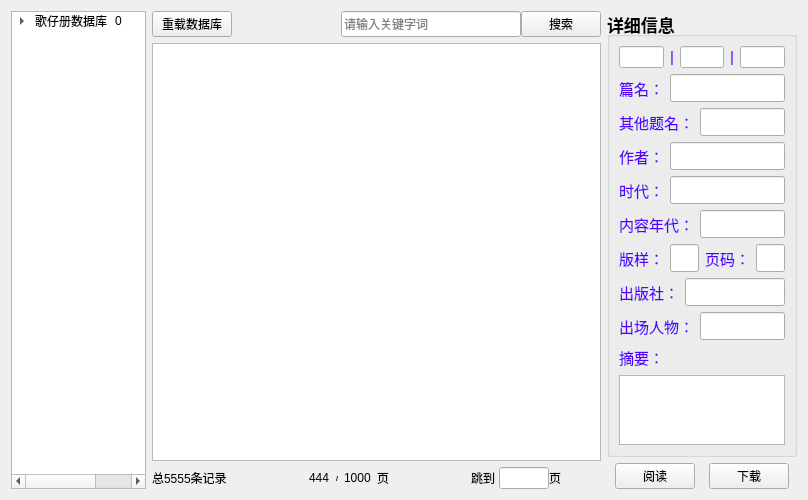
<?xml version="1.0" encoding="UTF-8"?>
<ui version="4.0">
 <class>SongListWidget</class>
 <widget class="QWidget" name="SongListWidget">
  <property name="geometry">
   <rect>
    <x>0</x>
    <y>0</y>
    <width>808</width>
    <height>462</height>
   </rect>
  </property>
  <property name="font">
   <font>
    <pointsize>9</pointsize>
   </font>
  </property>
  <property name="windowTitle">
   <string>Form</string>
  </property>
  <layout class="QHBoxLayout" name="horizontalLayout_20" stretch="3,10,4">
   <item>
    <widget class="QTreeWidget" name="treeWidgetClass">
     <property name="headerHidden">
      <bool>true</bool>
     </property>
     <column>
      <property name="text">
       <string>1</string>
      </property>
     </column>
     <column>
      <property name="text">
       <string>新建列</string>
      </property>
     </column>
     <item>
      <property name="text">
       <string>歌仔册数据库</string>
      </property>
      <property name="text">
       <string>0</string>
      </property>
      <item>
       <property name="text">
        <string>褒歌</string>
       </property>
       <property name="text">
        <string>1</string>
       </property>
       <item>
        <property name="text">
         <string>百样花歌</string>
        </property>
        <property name="text">
         <string>11</string>
        </property>
       </item>
       <item>
        <property name="text">
         <string>落阴</string>
        </property>
        <property name="text">
         <string>12</string>
        </property>
       </item>
       <item>
        <property name="text">
         <string>清心</string>
        </property>
        <property name="text">
         <string>13</string>
        </property>
       </item>
       <item>
        <property name="text">
         <string>青暝缚脚</string>
        </property>
        <property name="text">
         <string>14</string>
        </property>
       </item>
       <item>
        <property name="text">
         <string>火车相褒</string>
        </property>
        <property name="text">
         <string>15</string>
        </property>
       </item>
       <item>
        <property name="text">
         <string>撞球</string>
        </property>
        <property name="text">
         <string>16</string>
        </property>
       </item>
       <item>
        <property name="text">
         <string>茶园</string>
        </property>
        <property name="text">
         <string>17</string>
        </property>
       </item>
       <item>
        <property name="text">
         <string>其他</string>
        </property>
        <property name="text">
         <string>18</string>
        </property>
       </item>
      </item>
      <item>
       <property name="text">
        <string>传统故事</string>
       </property>
       <property name="text">
        <string>2</string>
       </property>
       <item>
        <property name="text">
         <string>山伯英台</string>
        </property>
        <property name="text">
         <string>200</string>
        </property>
        <item>
         <property name="text">
          <string>出世</string>
         </property>
         <property name="text">
          <string>201</string>
         </property>
        </item>
        <item>
         <property name="text">
          <string>归天</string>
         </property>
         <property name="text">
          <string>202</string>
         </property>
        </item>
        <item>
         <property name="text">
          <string>留学</string>
         </property>
         <property name="text">
          <string>203</string>
         </property>
        </item>
        <item>
         <property name="text">
          <string>马家</string>
         </property>
         <property name="text">
          <string>204</string>
         </property>
        </item>
        <item>
         <property name="text">
          <string>三伯出山</string>
         </property>
         <property name="text">
          <string>205</string>
         </property>
        </item>
        <item>
         <property name="text">
          <string>三伯回阳回魂</string>
         </property>
         <property name="text">
          <string>206</string>
         </property>
        </item>
        <item>
         <property name="text">
          <string>三伯探英台</string>
         </property>
         <property name="text">
          <string>207</string>
         </property>
        </item>
        <item>
         <property name="text">
          <string>游地府</string>
         </property>
         <property name="text">
          <string>208</string>
         </property>
        </item>
        <item>
         <property name="text">
          <string>游西湖</string>
         </property>
         <property name="text">
          <string>209</string>
         </property>
        </item>
        <item>
         <property name="text">
          <string>纸歌</string>
         </property>
         <property name="text">
          <string>210</string>
         </property>
        </item>
        <item>
         <property name="text">
          <string>其他</string>
         </property>
         <property name="text">
          <string>211</string>
         </property>
        </item>
       </item>
       <item>
        <property name="text">
         <string>陈三五娘</string>
        </property>
        <property name="text">
         <string>20</string>
        </property>
       </item>
       <item>
        <property name="text">
         <string>刘廷英</string>
        </property>
        <property name="text">
         <string>21</string>
        </property>
       </item>
       <item>
        <property name="text">
         <string>孟姜女</string>
        </property>
        <property name="text">
         <string>22</string>
        </property>
       </item>
       <item>
        <property name="text">
         <string>斩太子</string>
        </property>
        <property name="text">
         <string>23</string>
        </property>
       </item>
       <item>
        <property name="text">
         <string>孟丽君</string>
        </property>
        <property name="text">
         <string>24</string>
        </property>
       </item>
       <item>
        <property name="text">
         <string>案件</string>
        </property>
        <property name="text">
         <string>25</string>
        </property>
       </item>
       <item>
        <property name="text">
         <string>零散的</string>
        </property>
        <property name="text">
         <string>26</string>
        </property>
       </item>
       <item>
        <property name="text">
         <string>三勇士</string>
        </property>
        <property name="text">
         <string>27</string>
        </property>
       </item>
       <item>
        <property name="text">
         <string>孙悟空</string>
        </property>
        <property name="text">
         <string>28</string>
        </property>
       </item>
       <item>
        <property name="text">
         <string>哪吒</string>
        </property>
        <property name="text">
         <string>29</string>
        </property>
       </item>
       <item>
        <property name="text">
         <string>白蛇故事</string>
        </property>
        <property name="text">
         <string>30</string>
        </property>
       </item>
       <item>
        <property name="text">
         <string>王昭君</string>
        </property>
        <property name="text">
         <string>31</string>
        </property>
       </item>
       <item>
        <property name="text">
         <string>玉堂春</string>
        </property>
        <property name="text">
         <string>32</string>
        </property>
       </item>
       <item>
        <property name="text">
         <string>玉环记</string>
        </property>
        <property name="text">
         <string>33</string>
        </property>
       </item>
       <item>
        <property name="text">
         <string>才子歌</string>
        </property>
        <property name="text">
         <string>34</string>
        </property>
       </item>
       <item>
        <property name="text">
         <string>橄榄记</string>
        </property>
        <property name="text">
         <string>35</string>
        </property>
       </item>
       <item>
        <property name="text">
         <string>大禹</string>
        </property>
        <property name="text">
         <string>36</string>
        </property>
       </item>
       <item>
        <property name="text">
         <string>卖油郎花魁女</string>
        </property>
        <property name="text">
         <string>37</string>
        </property>
       </item>
       <item>
        <property name="text">
         <string>最新玉杯记歌</string>
        </property>
        <property name="text">
         <string>38</string>
        </property>
       </item>
       <item>
        <property name="text">
         <string>包公</string>
        </property>
        <property name="text">
         <string>39</string>
        </property>
       </item>
       <item>
        <property name="text">
         <string>三国</string>
        </property>
        <property name="text">
         <string>40</string>
        </property>
       </item>
       <item>
        <property name="text">
         <string>月台梦</string>
        </property>
        <property name="text">
         <string>41</string>
        </property>
       </item>
       <item>
        <property name="text">
         <string>郑元和</string>
        </property>
        <property name="text">
         <string>42</string>
        </property>
       </item>
       <item>
        <property name="text">
         <string>朱买臣</string>
        </property>
        <property name="text">
         <string>43</string>
        </property>
       </item>
      </item>
      <item>
       <property name="text">
        <string>民间歌谣与民间传说故事</string>
       </property>
       <property name="text">
        <string>2</string>
       </property>
       <item>
        <property name="text">
         <string>死某歌</string>
        </property>
        <property name="text">
         <string>44</string>
        </property>
       </item>
       <item>
        <property name="text">
         <string>侥幸歌</string>
        </property>
        <property name="text">
         <string>45</string>
        </property>
       </item>
       <item>
        <property name="text">
         <string>手巾歌</string>
        </property>
        <property name="text">
         <string>46</string>
        </property>
       </item>
       <item>
        <property name="text">
         <string>雪梅思君</string>
        </property>
        <property name="text">
         <string>47</string>
        </property>
       </item>
       <item>
        <property name="text">
         <string>陈白笔</string>
        </property>
        <property name="text">
         <string>48</string>
        </property>
       </item>
       <item>
        <property name="text">
         <string>金姑看羊</string>
        </property>
        <property name="text">
         <string>49</string>
        </property>
       </item>
       <item>
        <property name="text">
         <string>番婆弄</string>
        </property>
        <property name="text">
         <string>50</string>
        </property>
       </item>
       <item>
        <property name="text">
         <string>梁士奇</string>
        </property>
        <property name="text">
         <string>51</string>
        </property>
       </item>
       <item>
        <property name="text">
         <string>桃花女</string>
        </property>
        <property name="text">
         <string>52</string>
        </property>
       </item>
       <item>
        <property name="text">
         <string>探娘探嫂探哥</string>
        </property>
        <property name="text">
         <string>53</string>
        </property>
       </item>
       <item>
        <property name="text">
         <string>十二碗菜</string>
        </property>
        <property name="text">
         <string>54</string>
        </property>
       </item>
       <item>
        <property name="text">
         <string>白贼七</string>
        </property>
        <property name="text">
         <string>55</string>
        </property>
       </item>
       <item>
        <property name="text">
         <string>其他</string>
        </property>
        <property name="text">
         <string>56</string>
        </property>
       </item>
      </item>
      <item>
       <property name="text">
        <string>劝世教化</string>
       </property>
       <property name="text">
        <string>3</string>
       </property>
       <item>
        <property name="text">
         <string>文明维新</string>
        </property>
        <property name="text">
         <string>57</string>
        </property>
       </item>
       <item>
        <property name="text">
         <string>地震水灾</string>
        </property>
        <property name="text">
         <string>58</string>
        </property>
       </item>
       <item>
        <property name="text">
         <string>商络</string>
        </property>
        <property name="text">
         <string>59</string>
        </property>
       </item>
       <item>
        <property name="text">
         <string>婚姻恋爱</string>
        </property>
        <property name="text">
         <string>60</string>
        </property>
       </item>
       <item>
        <property name="text">
         <string>劝世</string>
        </property>
        <property name="text">
         <string>61</string>
        </property>
       </item>
       <item>
        <property name="text">
         <string>鸦片</string>
        </property>
        <property name="text">
         <string>62</string>
        </property>
       </item>
       <item>
        <property name="text">
         <string>人心</string>
        </property>
        <property name="text">
         <string>63</string>
        </property>
       </item>
       <item>
        <property name="text">
         <string>游戏逍遥酒色花花世界</string>
        </property>
        <property name="text">
         <string>64</string>
        </property>
       </item>
       <item>
        <property name="text">
         <string>摇古歌</string>
        </property>
        <property name="text">
         <string>65</string>
        </property>
       </item>
       <item>
        <property name="text">
         <string>人之初</string>
        </property>
        <property name="text">
         <string>66</string>
        </property>
       </item>
       <item>
        <property name="text">
         <string>其他</string>
        </property>
        <property name="text">
         <string>67</string>
        </property>
       </item>
      </item>
      <item>
       <property name="text">
        <string>生活知识</string>
       </property>
       <property name="text">
        <string>4</string>
       </property>
       <item>
        <property name="text">
         <string>四民经济</string>
        </property>
        <property name="text">
         <string>68</string>
        </property>
       </item>
       <item>
        <property name="text">
         <string>其他</string>
        </property>
        <property name="text">
         <string>69</string>
        </property>
       </item>
      </item>
      <item>
       <property name="text">
        <string>时事新编</string>
       </property>
       <property name="text">
        <string>5</string>
       </property>
      </item>
      <item>
       <property name="text">
        <string>习俗趣味</string>
       </property>
       <property name="text">
        <string>6</string>
       </property>
       <item>
        <property name="text">
         <string>蚊子</string>
        </property>
        <property name="text">
         <string>70</string>
        </property>
       </item>
       <item>
        <property name="text">
         <string>三婿祝寿</string>
        </property>
        <property name="text">
         <string>71</string>
        </property>
       </item>
       <item>
        <property name="text">
         <string>乌猫</string>
        </property>
        <property name="text">
         <string>72</string>
        </property>
       </item>
      </item>
      <item>
       <property name="text">
        <string>叙情</string>
       </property>
       <property name="text">
        <string>7</string>
       </property>
       <item>
        <property name="text">
         <string>臭头娘子</string>
        </property>
        <property name="text">
         <string>73</string>
        </property>
       </item>
       <item>
        <property name="text">
         <string>白扇记</string>
        </property>
        <property name="text">
         <string>74</string>
        </property>
       </item>
       <item>
        <property name="text">
         <string>其他</string>
        </property>
        <property name="text">
         <string>75</string>
        </property>
       </item>
      </item>
      <item>
       <property name="text">
        <string>其他</string>
       </property>
       <property name="text">
        <string>8</string>
       </property>
       <item>
        <property name="text">
         <string>地理歌</string>
        </property>
        <property name="text">
         <string>76</string>
        </property>
       </item>
       <item>
        <property name="text">
         <string>日本话</string>
        </property>
        <property name="text">
         <string>77</string>
        </property>
       </item>
       <item>
        <property name="text">
         <string>电影荒江女侠</string>
        </property>
        <property name="text">
         <string>78</string>
        </property>
       </item>
       <item>
        <property name="text">
         <string>其他</string>
        </property>
        <property name="text">
         <string>79</string>
        </property>
       </item>
      </item>
     </item>
    </widget>
   </item>
   <item>
    <layout class="QVBoxLayout" name="verticalLayout">
     <item>
      <layout class="QHBoxLayout" name="horizontalLayout_7">
       <item>
        <widget class="QPushButton" name="pbnReload">
         <property name="text">
          <string>重载数据库</string>
         </property>
         <property name="icon">
          <iconset>
           <normalon>:/im/Reflash.png</normalon>
          </iconset>
         </property>
        </widget>
       </item>
       <item>
        <spacer name="horizontalSpacer_6">
         <property name="orientation">
          <enum>Qt::Horizontal</enum>
         </property>
         <property name="sizeHint" stdset="0">
          <size>
           <width>40</width>
           <height>20</height>
          </size>
         </property>
        </spacer>
       </item>
       <item>
        <layout class="QHBoxLayout" name="horizontalLayout_6">
         <property name="spacing">
          <number>0</number>
         </property>
         <item>
          <widget class="QLineEdit" name="lineEditKeyWorld">
           <property name="minimumSize">
            <size>
             <width>180</width>
             <height>24</height>
            </size>
           </property>
           <property name="maximumSize">
            <size>
             <width>16777215</width>
             <height>30</height>
            </size>
           </property>
           <property name="placeholderText">
            <string>请输入关键字词</string>
           </property>
          </widget>
         </item>
         <item>
          <widget class="QPushButton" name="pbnSearch">
           <property name="maximumSize">
            <size>
             <width>100</width>
             <height>30</height>
            </size>
           </property>
           <property name="text">
            <string>搜索</string>
           </property>
           <property name="icon">
            <iconset>
             <normalon>:/im/queryit.png</normalon>
            </iconset>
           </property>
          </widget>
         </item>
        </layout>
       </item>
      </layout>
     </item>
     <item>
      <widget class="QTableView" name="tableView"/>
     </item>
     <item>
      <layout class="QHBoxLayout" name="horizontalLayout_4">
       <item>
        <widget class="QLabel" name="labelTotalRecord">
         <property name="text">
          <string>总5555条记录</string>
         </property>
        </widget>
       </item>
       <item>
        <spacer name="horizontalSpacer">
         <property name="orientation">
          <enum>Qt::Horizontal</enum>
         </property>
         <property name="sizeHint" stdset="0">
          <size>
           <width>40</width>
           <height>20</height>
          </size>
         </property>
        </spacer>
       </item>
       <item>
        <layout class="QHBoxLayout" name="horizontalLayout_2">
         <item>
          <widget class="QPushButton" name="pbnUppage">
           <property name="text">
            <string/>
           </property>
           <property name="icon">
            <iconset>
             <normalon>:/im/PageUp.png</normalon>
            </iconset>
           </property>
           <property name="flat">
            <bool>true</bool>
           </property>
          </widget>
         </item>
         <item>
          <layout class="QHBoxLayout" name="horizontalLayout">
           <item>
            <widget class="QLabel" name="labelCurrentPage">
             <property name="text">
              <string>444</string>
             </property>
            </widget>
           </item>
           <item>
            <widget class="QLabel" name="label">
             <property name="font">
              <font>
               <pointsize>5</pointsize>
               <weight>75</weight>
               <bold>true</bold>
              </font>
             </property>
             <property name="text">
              <string>/</string>
             </property>
            </widget>
           </item>
           <item>
            <widget class="QLabel" name="labelPages">
             <property name="text">
              <string>1000</string>
             </property>
            </widget>
           </item>
           <item>
            <widget class="QLabel" name="label_2">
             <property name="text">
              <string>页</string>
             </property>
            </widget>
           </item>
          </layout>
         </item>
         <item>
          <widget class="QPushButton" name="pbnDownpage">
           <property name="text">
            <string/>
           </property>
           <property name="icon">
            <iconset>
             <normalon>:/im/PageDown.png</normalon>
            </iconset>
           </property>
           <property name="flat">
            <bool>true</bool>
           </property>
          </widget>
         </item>
        </layout>
       </item>
       <item>
        <spacer name="horizontalSpacer_2">
         <property name="orientation">
          <enum>Qt::Horizontal</enum>
         </property>
         <property name="sizeHint" stdset="0">
          <size>
           <width>40</width>
           <height>20</height>
          </size>
         </property>
        </spacer>
       </item>
       <item>
        <layout class="QHBoxLayout" name="horizontalLayout_3">
         <property name="spacing">
          <number>0</number>
         </property>
         <item>
          <widget class="QLabel" name="label_3">
           <property name="maximumSize">
            <size>
             <width>80</width>
             <height>16777215</height>
            </size>
           </property>
           <property name="text">
            <string>跳到 </string>
           </property>
          </widget>
         </item>
         <item>
          <widget class="QLineEdit" name="lineEditGotoPage">
           <property name="minimumSize">
            <size>
             <width>24</width>
             <height>0</height>
            </size>
           </property>
           <property name="maximumSize">
            <size>
             <width>60</width>
             <height>16777215</height>
            </size>
           </property>
           <property name="text">
            <string/>
           </property>
          </widget>
         </item>
         <item>
          <widget class="QLabel" name="label_4">
           <property name="maximumSize">
            <size>
             <width>40</width>
             <height>16777215</height>
            </size>
           </property>
           <property name="text">
            <string>页</string>
           </property>
          </widget>
         </item>
         <item>
          <widget class="QPushButton" name="pbnGotoPage">
           <property name="maximumSize">
            <size>
             <width>50</width>
             <height>16777215</height>
            </size>
           </property>
           <property name="text">
            <string/>
           </property>
           <property name="icon">
            <iconset>
             <normalon>:/im/Goto.png</normalon>
            </iconset>
           </property>
           <property name="flat">
            <bool>true</bool>
           </property>
          </widget>
         </item>
        </layout>
       </item>
      </layout>
     </item>
    </layout>
   </item>
   <item>
    <layout class="QVBoxLayout" name="verticalLayout_5">
     <item>
      <spacer name="verticalSpacer_2">
       <property name="orientation">
        <enum>Qt::Vertical</enum>
       </property>
       <property name="sizeHint" stdset="0">
        <size>
         <width>17</width>
         <height>13</height>
        </size>
       </property>
      </spacer>
     </item>
     <item>
      <widget class="QGroupBox" name="groupBox">
       <property name="font">
        <font>
         <pointsize>13</pointsize>
         <weight>75</weight>
         <bold>true</bold>
        </font>
       </property>
       <property name="styleSheet">
        <string notr="true"/>
       </property>
       <property name="title">
        <string>详细信息</string>
       </property>
       <layout class="QVBoxLayout" name="verticalLayout_4">
        <item>
         <layout class="QVBoxLayout" name="verticalLayout_3">
          <item>
           <layout class="QHBoxLayout" name="horizontalLayout_19">
            <item>
             <layout class="QHBoxLayout" name="horizontalLayout_17">
              <item>
               <widget class="QLineEdit" name="lineEditClass1">
                <property name="font">
                 <font>
                  <pointsize>9</pointsize>
                  <weight>50</weight>
                  <bold>false</bold>
                 </font>
                </property>
               </widget>
              </item>
              <item>
               <widget class="QLabel" name="label_18">
                <property name="font">
                 <font>
                  <family>Arial</family>
                  <pointsize>11</pointsize>
                  <weight>50</weight>
                  <bold>false</bold>
                 </font>
                </property>
                <property name="styleSheet">
                 <string notr="true">color: rgb(85, 0, 255);</string>
                </property>
                <property name="text">
                 <string>|</string>
                </property>
               </widget>
              </item>
              <item>
               <widget class="QLineEdit" name="lineEditClass2">
                <property name="font">
                 <font>
                  <pointsize>9</pointsize>
                  <weight>50</weight>
                  <bold>false</bold>
                 </font>
                </property>
               </widget>
              </item>
              <item>
               <widget class="QLabel" name="label_19">
                <property name="font">
                 <font>
                  <family>Arial</family>
                  <pointsize>11</pointsize>
                  <weight>50</weight>
                  <bold>false</bold>
                 </font>
                </property>
                <property name="styleSheet">
                 <string notr="true">color: rgb(85, 0, 255);</string>
                </property>
                <property name="text">
                 <string>|</string>
                </property>
               </widget>
              </item>
              <item>
               <widget class="QLineEdit" name="lineEditClass3">
                <property name="font">
                 <font>
                  <pointsize>9</pointsize>
                  <weight>50</weight>
                  <bold>false</bold>
                 </font>
                </property>
               </widget>
              </item>
             </layout>
            </item>
            <item>
             <spacer name="horizontalSpacer_7">
              <property name="orientation">
               <enum>Qt::Horizontal</enum>
              </property>
              <property name="sizeHint" stdset="0">
               <size>
                <width>40</width>
                <height>20</height>
               </size>
              </property>
             </spacer>
            </item>
           </layout>
          </item>
          <item>
           <layout class="QHBoxLayout" name="horizontalLayout_10">
            <item>
             <widget class="QLabel" name="label_10">
              <property name="font">
               <font>
                <family>Arial</family>
                <pointsize>11</pointsize>
                <weight>50</weight>
                <bold>false</bold>
               </font>
              </property>
              <property name="styleSheet">
               <string notr="true">color: rgb(85, 0, 255);</string>
              </property>
              <property name="text">
               <string>篇名：</string>
              </property>
             </widget>
            </item>
            <item>
             <widget class="QLineEdit" name="lineEditBookName">
              <property name="font">
               <font>
                <pointsize>13</pointsize>
                <weight>50</weight>
                <bold>false</bold>
               </font>
              </property>
             </widget>
            </item>
           </layout>
          </item>
          <item>
           <layout class="QHBoxLayout" name="horizontalLayout_11">
            <item>
             <widget class="QLabel" name="label_5">
              <property name="font">
               <font>
                <family>Arial</family>
                <pointsize>11</pointsize>
                <weight>50</weight>
                <bold>false</bold>
               </font>
              </property>
              <property name="styleSheet">
               <string notr="true">color: rgb(85, 0, 255);</string>
              </property>
              <property name="text">
               <string>其他题名：</string>
              </property>
             </widget>
            </item>
            <item>
             <widget class="QLineEdit" name="lineEditTitle">
              <property name="font">
               <font>
                <pointsize>13</pointsize>
                <weight>50</weight>
                <bold>false</bold>
               </font>
              </property>
             </widget>
            </item>
           </layout>
          </item>
          <item>
           <layout class="QHBoxLayout" name="horizontalLayout_12">
            <item>
             <widget class="QLabel" name="label_7">
              <property name="font">
               <font>
                <family>Arial</family>
                <pointsize>11</pointsize>
                <weight>50</weight>
                <bold>false</bold>
               </font>
              </property>
              <property name="styleSheet">
               <string notr="true">color: rgb(85, 0, 255);</string>
              </property>
              <property name="text">
               <string>作者：</string>
              </property>
             </widget>
            </item>
            <item>
             <widget class="QLineEdit" name="lineEditAuthor">
              <property name="font">
               <font>
                <family>Arial</family>
                <pointsize>13</pointsize>
                <weight>50</weight>
                <bold>false</bold>
               </font>
              </property>
             </widget>
            </item>
           </layout>
          </item>
          <item>
           <layout class="QHBoxLayout" name="horizontalLayout_8">
            <item>
             <widget class="QLabel" name="label_11">
              <property name="font">
               <font>
                <family>Arial</family>
                <pointsize>11</pointsize>
                <weight>50</weight>
                <bold>false</bold>
               </font>
              </property>
              <property name="styleSheet">
               <string notr="true">color: rgb(85, 0, 255);</string>
              </property>
              <property name="text">
               <string>时代：</string>
              </property>
             </widget>
            </item>
            <item>
             <widget class="QLineEdit" name="lineEditYear">
              <property name="font">
               <font>
                <pointsize>13</pointsize>
                <weight>50</weight>
                <bold>false</bold>
               </font>
              </property>
             </widget>
            </item>
           </layout>
          </item>
          <item>
           <layout class="QHBoxLayout" name="horizontalLayout_9">
            <item>
             <widget class="QLabel" name="label_12">
              <property name="font">
               <font>
                <family>Arial</family>
                <pointsize>11</pointsize>
                <weight>50</weight>
                <bold>false</bold>
               </font>
              </property>
              <property name="styleSheet">
               <string notr="true">color: rgb(85, 0, 255);</string>
              </property>
              <property name="text">
               <string>内容年代：</string>
              </property>
             </widget>
            </item>
            <item>
             <widget class="QLineEdit" name="lineEditAge">
              <property name="font">
               <font>
                <pointsize>13</pointsize>
                <weight>50</weight>
                <bold>false</bold>
               </font>
              </property>
             </widget>
            </item>
           </layout>
          </item>
          <item>
           <layout class="QHBoxLayout" name="horizontalLayout_15">
            <item>
             <layout class="QHBoxLayout" name="horizontalLayout_14">
              <item>
               <widget class="QLabel" name="label_14">
                <property name="font">
                 <font>
                  <family>Arial</family>
                  <pointsize>11</pointsize>
                  <weight>50</weight>
                  <bold>false</bold>
                 </font>
                </property>
                <property name="styleSheet">
                 <string notr="true">color: rgb(85, 0, 255);</string>
                </property>
                <property name="text">
                 <string>版样：</string>
                </property>
               </widget>
              </item>
              <item>
               <widget class="QLineEdit" name="lineEditEditStyle">
                <property name="font">
                 <font>
                  <pointsize>13</pointsize>
                  <weight>50</weight>
                  <bold>false</bold>
                 </font>
                </property>
               </widget>
              </item>
             </layout>
            </item>
            <item>
             <layout class="QHBoxLayout" name="horizontalLayout_13">
              <item>
               <widget class="QLabel" name="label_13">
                <property name="font">
                 <font>
                  <family>Arial</family>
                  <pointsize>11</pointsize>
                  <weight>50</weight>
                  <bold>false</bold>
                 </font>
                </property>
                <property name="styleSheet">
                 <string notr="true">color: rgb(85, 0, 255);</string>
                </property>
                <property name="text">
                 <string>页码：</string>
                </property>
               </widget>
              </item>
              <item>
               <widget class="QLineEdit" name="lineEditPages">
                <property name="font">
                 <font>
                  <pointsize>13</pointsize>
                  <weight>50</weight>
                  <bold>false</bold>
                 </font>
                </property>
               </widget>
              </item>
             </layout>
            </item>
           </layout>
          </item>
          <item>
           <layout class="QHBoxLayout" name="horizontalLayout_16">
            <item>
             <widget class="QLabel" name="label_8">
              <property name="font">
               <font>
                <family>Arial</family>
                <pointsize>11</pointsize>
                <weight>50</weight>
                <bold>false</bold>
               </font>
              </property>
              <property name="styleSheet">
               <string notr="true">color: rgb(85, 0, 255);</string>
              </property>
              <property name="text">
               <string>出版社：</string>
              </property>
             </widget>
            </item>
            <item>
             <widget class="QLineEdit" name="lineEditPublish">
              <property name="font">
               <font>
                <family>Arial</family>
                <pointsize>13</pointsize>
                <weight>50</weight>
                <bold>false</bold>
               </font>
              </property>
             </widget>
            </item>
           </layout>
          </item>
          <item>
           <layout class="QHBoxLayout" name="horizontalLayout_18">
            <item>
             <widget class="QLabel" name="label_20">
              <property name="font">
               <font>
                <family>Arial</family>
                <pointsize>11</pointsize>
                <weight>50</weight>
                <bold>false</bold>
               </font>
              </property>
              <property name="styleSheet">
               <string notr="true">color: rgb(85, 0, 255);</string>
              </property>
              <property name="text">
               <string>出场人物：</string>
              </property>
             </widget>
            </item>
            <item>
             <widget class="QLineEdit" name="lineEditPerson">
              <property name="font">
               <font>
                <pointsize>13</pointsize>
                <weight>50</weight>
                <bold>false</bold>
               </font>
              </property>
             </widget>
            </item>
           </layout>
          </item>
          <item>
           <layout class="QVBoxLayout" name="verticalLayout_2">
            <item>
             <widget class="QLabel" name="label_21">
              <property name="font">
               <font>
                <family>Arial</family>
                <pointsize>11</pointsize>
                <weight>50</weight>
                <bold>false</bold>
               </font>
              </property>
              <property name="styleSheet">
               <string notr="true">color: rgb(85, 0, 255);</string>
              </property>
              <property name="text">
               <string>摘要：</string>
              </property>
             </widget>
            </item>
            <item>
             <widget class="QTextEdit" name="textEditSummary">
              <property name="font">
               <font>
                <pointsize>13</pointsize>
                <weight>50</weight>
                <bold>false</bold>
               </font>
              </property>
             </widget>
            </item>
           </layout>
          </item>
         </layout>
        </item>
       </layout>
      </widget>
     </item>
     <item>
      <layout class="QHBoxLayout" name="horizontalLayout_5">
       <item>
        <spacer name="horizontalSpacer_4">
         <property name="orientation">
          <enum>Qt::Horizontal</enum>
         </property>
         <property name="sizeHint" stdset="0">
          <size>
           <width>40</width>
           <height>20</height>
          </size>
         </property>
        </spacer>
       </item>
       <item>
        <widget class="QPushButton" name="ptnRead">
         <property name="text">
          <string>阅读</string>
         </property>
         <property name="icon">
          <iconset>
           <normalon>:/im/阅读文档.png</normalon>
          </iconset>
         </property>
        </widget>
       </item>
       <item>
        <spacer name="horizontalSpacer_3">
         <property name="orientation">
          <enum>Qt::Horizontal</enum>
         </property>
         <property name="sizeHint" stdset="0">
          <size>
           <width>40</width>
           <height>20</height>
          </size>
         </property>
        </spacer>
       </item>
       <item>
        <widget class="QPushButton" name="pbnDownload">
         <property name="text">
          <string>下载</string>
         </property>
         <property name="icon">
          <iconset>
           <normalon>:/im/download2.png</normalon>
          </iconset>
         </property>
        </widget>
       </item>
       <item>
        <spacer name="horizontalSpacer_5">
         <property name="orientation">
          <enum>Qt::Horizontal</enum>
         </property>
         <property name="sizeHint" stdset="0">
          <size>
           <width>40</width>
           <height>20</height>
          </size>
         </property>
        </spacer>
       </item>
      </layout>
     </item>
     <item>
      <spacer name="verticalSpacer">
       <property name="orientation">
        <enum>Qt::Vertical</enum>
       </property>
       <property name="sizeHint" stdset="0">
        <size>
         <width>17</width>
         <height>13</height>
        </size>
       </property>
      </spacer>
     </item>
    </layout>
   </item>
  </layout>
 </widget>
 <resources>
  <include location="../RES/imq.qrc"/>
 </resources>
 <connections/>
</ui>
